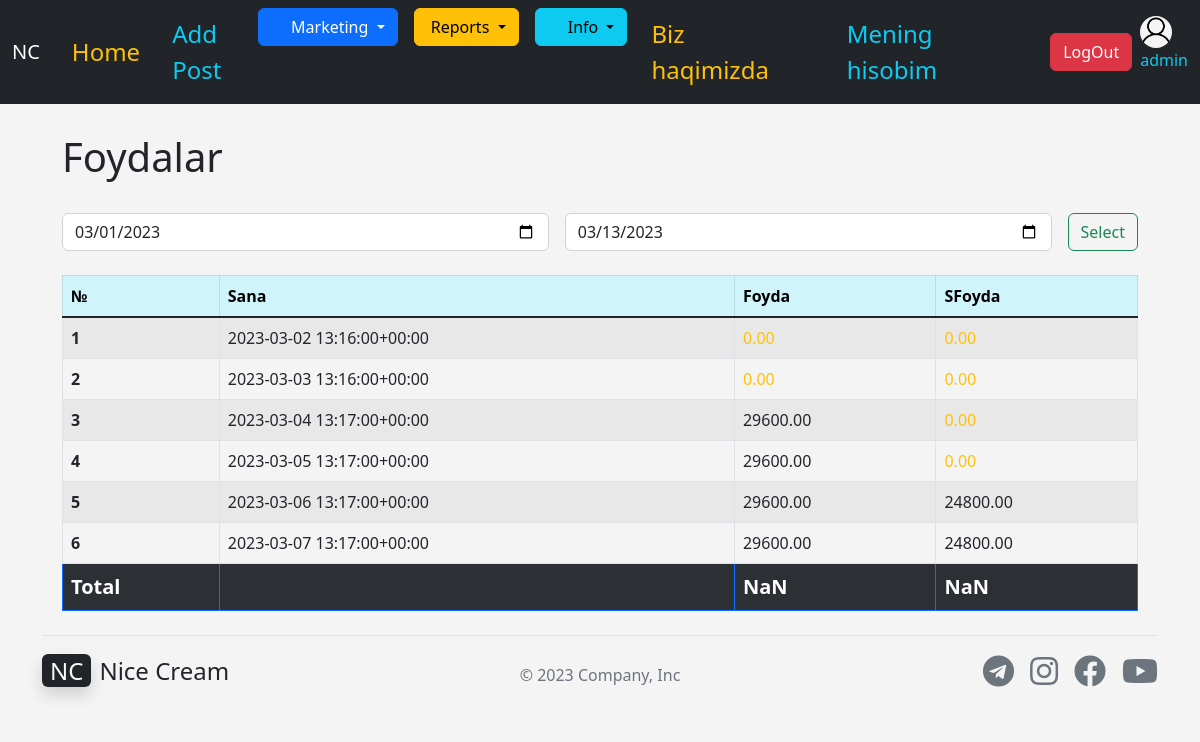
Screenshot of /products/profit_list/ (signed in) with the database file from the repository.
### apps/accounts/models.py (models this page shows, shortened)
class User(AbstractUser):
    USER_TYPE_CHOICES = (
        ('PR', 'Provider'),
        ('CL', 'Client'),
    )
    username = models.CharField(max_length=255,unique=True,)
    first_name = models.CharField(max_length=255, blank=True, null=True)
    last_name = models.CharField(max_length=255, blank=True, null=True)
    phone = models.CharField(max_length=50, blank=True, null=True)
    email = models.EmailField(verbose_name='email address', blank=True, max_length=255, null=True)
    activated_date = models.DateTimeField(blank=True, null=True)
    balance = models.IntegerField(default=0)
    image = models.ImageField(default='user4.png',upload_to='images/', blank=True, null=True)
    address = models.CharField(max_length=255, blank=True, null=True)
    is_active = models.BooleanField(default=True)
    is_staff = models.BooleanField(default=False)
    is_superuser = models.BooleanField(default=False)
    user_type = models.CharField(max_length=50,choices=USER_TYPE_CHOICES, default='PR')

### apps/cashes/models.py (models this page shows, shortened)
class Transaction(models.Model):
    trans_id = models.UUIDField(default=uuid.uuid4, unique=True, primary_key=True)
    event_id = models.CharField(max_length=50, blank=True, null=True)
    trans_date = models.CharField(max_length=255, blank=True, null=True)
    provider = models.ForeignKey(User, related_name='transactions_as_provider', on_delete=models.PROTECT, blank=True, null=True, limit_choices_to ={'user_type':'PR'})
    client = models.ForeignKey(User, related_name='transactions_as_client', on_delete=models.PROTECT, blank=True, null=True, limit_choices_to ={'user_type':'CL'})
    cash = models.ForeignKey(Cash, related_name='transactions_as_cash', on_delete=models.PROTECT, blank=True, null=True)
    cash_summa = models.DecimalField(default=0.0, max_digits=16, decimal_places=2)
    summa = models.DecimalField('TransSumma', default=0.0, max_digits=16, decimal_places=2)
    ssumma = models.DecimalField('TransSSumma', default=0.0, max_digits=16, decimal_places=2, blank=True, null=True)
    comment = models.TextField(blank=True, null=True)
    profit = models.DecimalField(default=0.0, max_digits=16, decimal_places=2)
    sprofit = models.DecimalField(default=0.0, max_digits=16, decimal_places=2)
    class Meta:
        ordering = ['-trans_date']

### apps/products/views.py (the view)
# urls.py: path('profit_list/', views.profit_list, name='profit_list'),
def profit_list(request):
    today = datetime.date.today()
    todate = today + datetime.timedelta(days=1)
    fromdate = today.replace(day=1)
    profit_list = Transaction.objects.filter(trans_date__lte = todate, trans_date__gte = fromdate,).order_by('trans_date')
    if request.method == "POST":
        fromdate = request.POST['fromdate']
        todate = request.POST['todate']
        profit_list = Transaction.objects.filter(trans_date__lte = todate, trans_date__gte = fromdate,).order_by('trans_date')
    return render(request, 'products/profit_list.html', {
        'profit_list' : profit_list,
        'todate' : todate,
        'fromdate' : fromdate,
    })

### apps/products/templates/products/profit_list.html (shortened to what this page needs)
{% extends 'base.html' %}
{% block content %}
<div class="container">
<br>
<h1>Foydalar</h1> <br>
<form class="d-flex" action="" method="POST">
  <input type="date" class="form-control" name="fromdate" id="fromdate" value="{{ fromdate}}">
  <input type="date" class="form-control ms-3" name="todate" id="todate" value="{{ todate }}">
  <button class="btn btn-outline-success ms-3" type="submit">Select</button>
</form>
<br>
<table class="table table-striped table-hover table-bordered">
    <thead class="table-info">
      <tr>
        <th scope="col">№</th>
        <th scope="col">Sana</th>
        <th scope="col">Foyda</th>
        <th scope="col">SFoyda</th>
      </tr>
    </thead>
    <tbody class="table-group-divider">
      {% for profit in profit_list %}
      <tr>
        <th scope="row">{{ forloop.counter }}</th>
        <td>{{ profit.trans_date }}</td>
        <td class="foyda">{{ profit.profit }}</td>
        <td class="sfoyda">{{ profit.sprofit}}</td>
      </tr>
      {% endfor %}
      <tr class="table-dark border-primary fs-5 fw-bold">
        <td>Total</td>
        <td></td>
        <td id="total"></td>
        <td id="totals"></td>
      </tr>
    </tbody>
  </table>
</div>
{% endblock content %}

### templates/navbar.html (shortened to what this page needs)
<nav class="navbar navbar-dark navbar-expand-lg bg-dark">
    <div class="container-fluid">
      <a class="navbar-brand" href="{% url 'home' %}">NC</a>
      <div class="collapse navbar-collapse" id="navbarSupportedContent">
        <a href="{% url 'home' %}" class="nav-link px-3 text-warning fs-4">Home</a>
        <ul class="navbar-nav me-auto mb-2 mb-lg-0">
          {% if user.is_superuser %}
          <a href="{% url 'post_new' %}" class="nav-link px-3 text-info fs-4">Add Post</a>
          <li class="nav-item dropdown">
            <button class="btn btn-primary dropdown-toggle" type="button" data-bs-toggle="dropdown" aria-expanded="false">
              <i class="far fa-cart-arrow-down"></i>  Marketing
          </button>
          </li>
          <li class="nav-item">
            <a class="nav-link" href="#"></a>
          </li>
          <li class="nav-item dropdown">
            <button class="btn btn-warning dropdown-toggle" type="button" data-bs-toggle="dropdown" aria-expanded="false">
                Reports
          </button>
          </li>
          <li class="nav-item">
            <a class="nav-link" href="#"></a>
          </li>
          <li class="nav-item dropdown">
            <button class="btn btn-info dropdown-toggle" type="button" data-bs-toggle="dropdown" aria-expanded="false">
              <i class="far fa-info-circle"></i>  Info
          </button>
          </li>
          {% endif %}
        </ul>
          <a href="{% url 'home' %}" class="nav-link px-4 text-warning fs-4">Biz haqimizda</a>
          {% if user.is_authenticated %}
              {% if user.user_type == 'PR' %}
                <a href="{% url 'my_act_sverka' %}" class="nav-link px-4 text-info fs-4">Mening hisobim</a>
              {% else %}
              <a href="{% url 'my_act_sverkaCL' %}" class="nav-link px-4 text-info fs-4">Mening hisobim</a>
              {% endif %}
          <a href="{% url 'logout' %}" class="btn btn-danger mt-2 mb-2 mx-2">LogOut</a>
          <div class="d-block">
              {% if user.image %}
              <img src="{{ user.image.url }}" alt="mdo" width="32" height="32" class="rounded-circle">
              {% endif %}
            <p class="text-info">{{ user.username }}</p>
          </div>
          {% else %}
          <a href="{% url 'login' %}" class="btn btn-outline-light me-2">Login</a>
          <a href="{% url 'register_user' %}" class="btn btn-warning">Sign-up</a>
          {% endif %}
      </div>
    </div>
  </nav>

### templates/base.html (style rules this page uses)
body { background: #f4f4f4; }

### rows the page displays
User: image (picture), username "admin"
Transaction: trans_date "2023-03-02 13:16:00+00:00", profit "0.00", sprofit "0.00"
Transaction: trans_date "2023-03-03 13:16:00+00:00", profit "0.00", sprofit "0.00"
Transaction: trans_date "2023-03-04 13:17:00+00:00", profit "29600.00", sprofit "0.00"
Transaction: trans_date "2023-03-05 13:17:00+00:00", profit "29600.00", sprofit "0.00"
Transaction: trans_date "2023-03-06 13:17:00+00:00", profit "29600.00", sprofit "24800.00"
Transaction: trans_date "2023-03-07 13:17:00+00:00", profit "29600.00", sprofit "24800.00"
